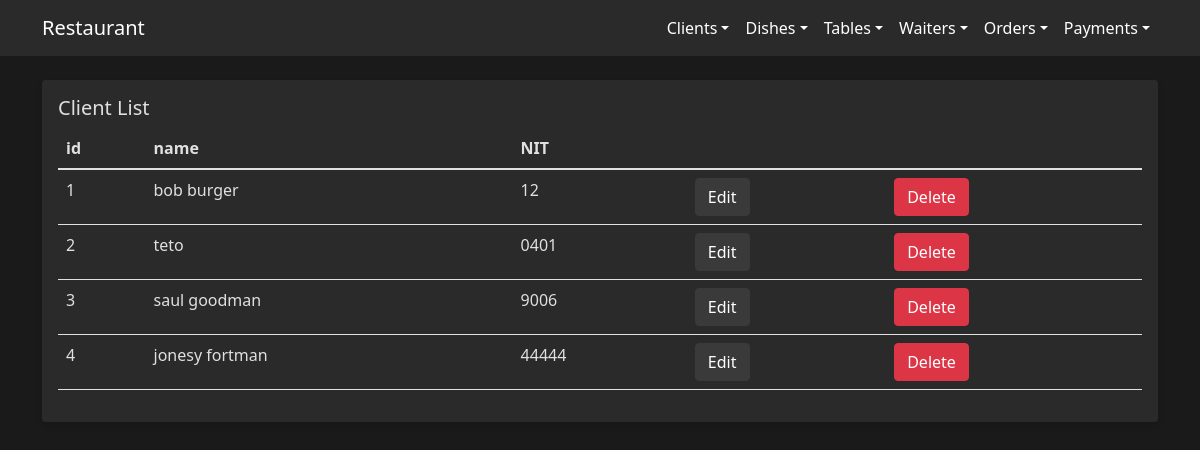
Screenshot of /orders/ with the database file from the repository.
### orders/models/client.py (models this page shows, shortened)
class Client(models.Model):
  name = models.CharField(max_length=50)
  nit = models.CharField(max_length=20, blank=True)

### orders/views/client_views.py (the view)
# urls.py: path('', views.client_list, name='index'),
def client_list(request):
  clients = Client.objects.all()
  return render(request, 'clients/list.html', {'clients': clients})

### templates/clients/list.html (shortened to what this page needs)
{% extends "../base.html" %}
{% block content %}
<div class="card">
	<div class="card-body">
		<h5 class="card-title">Client List</h5>
		<table class="table">
			<thead>
				<tr>
					<th>id</th>
					<th>name</th>
					<th>NIT</th>
					<th></th>
					<th></th>
				</tr>
			</thead>
			<tbody>
				{% for client in clients %}
				<tr>
					<td>{{ client.id }}</td>
					<td>{{ client.name }}</td>
					<td>{{ client.nit }}</td>
					<td><a class="btn btn-primary" href="{% url "client_edit" client.id %}">Edit</a></td>
					<td>
						<form method="post" action="{% url "client_delete" client.id %}" onsubmit="return confirm('Delete {{ client.name }}?')">
							<button class="btn btn-danger">Delete</button>
						</form>
					</td>
				</tr>
				{% endfor %}
			</tbody>
		</table>
	</div>
</div>
{% endblock %}

### templates/base.html (style rules this page uses)
body { background-color: #1a1a1a; }
thead, tbody, body { color: #e0e0e0;; }
.card { background-color: #2a2a2a; border: none; box-shadow: 0 4px 6px rgba(0, 0, 0, 0.1); }
.btn-primary { background-color: #3a3a3a; border-color: #3a3a3a; }

### rows the page displays
Client: id "1", name "bob burger", nit "12"
Client: id "2", name "teto", nit "0401"
Client: id "3", name "saul goodman", nit "9006"
Client: id "4", name "jonesy fortman", nit "44444"
